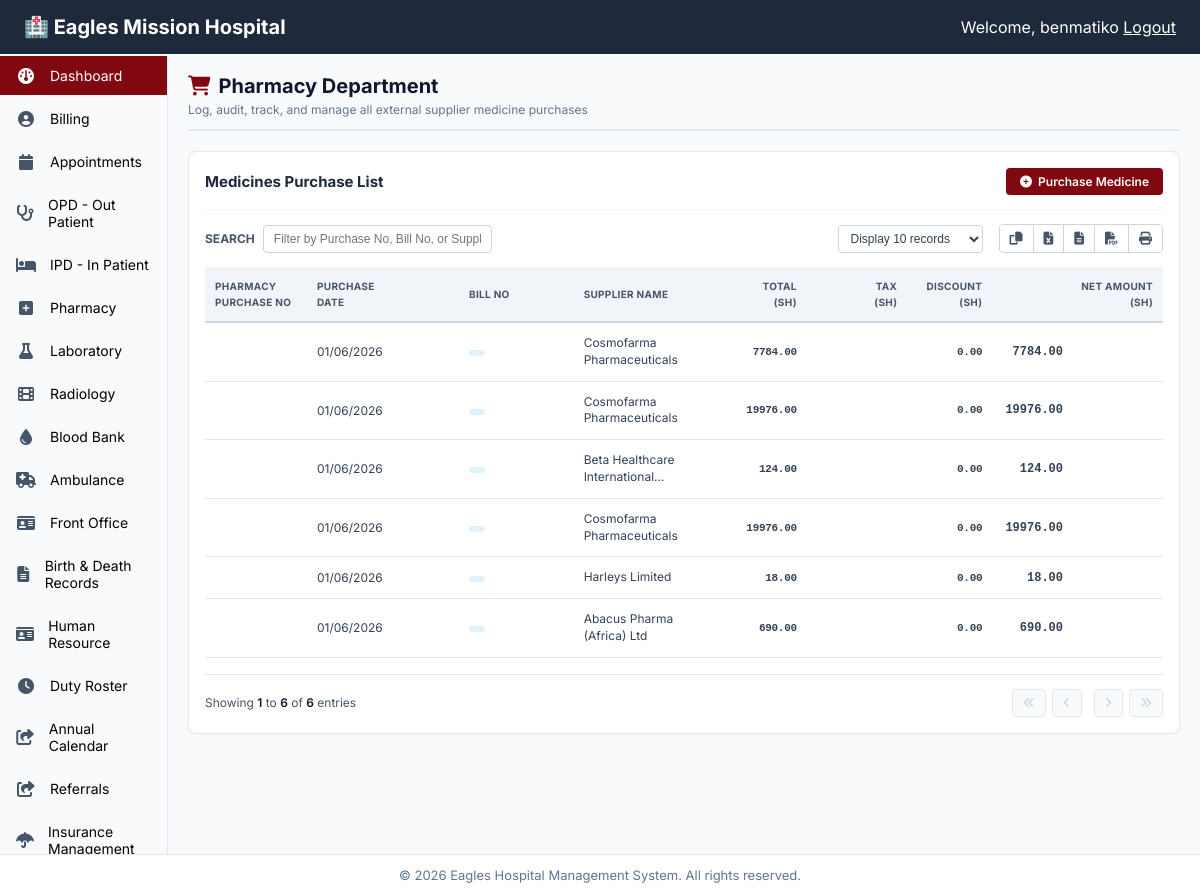
Page /pharmacy/medicines/purchase/ (signed in) on the committed database.
### pharmacy/models.py (models this page shows, shortened)
class Purchase(models.Model):
    purchase_no = models.CharField(max_length=100, unique=True, editable=False)
    supplier = models.ForeignKey(Supplier, on_delete=models.PROTECT)
    purchase_date = models.DateTimeField(default=timezone.now)
    total_amount = models.DecimalField(max_digits=12, decimal_places=2)
    discount_amount = models.DecimalField(max_digits=12, decimal_places=2, default=0.00)
    tax_summary = models.DecimalField(max_digits=12, decimal_places=2, default=0.00)
    net_amount = models.DecimalField(max_digits=12, decimal_places=2)
    payment_mode = models.CharField(max_length=50, choices=[('Cash', 'Cash'), ('M-Pesa', 'M-Pesa'), ('Bank', 'Bank')])
    payment_amount = models.DecimalField(max_digits=12, decimal_places=2, default=0.00)
    payment_note = models.CharField(max_length=255, blank=True, null=True)
    purchase_note = models.TextField(blank=True, null=True)
    document_attachment = models.FileField(upload_to='pharmacy/purchases/', blank=True, null=True)

class Supplier(models.Model):
    name = models.CharField(max_length=150, unique=True)
    contact_person = models.CharField(max_length=100, blank=True, null=True)
    phone_number = models.CharField(max_length=15, blank=True, null=True)
    email = models.EmailField(blank=True, null=True)
    location = models.CharField(max_length=200, blank=True, null=True) # e.g., Nairobi, Industrial Area
    is_active = models.BooleanField(default=True)

### pharmacy/views.py (the view)
# urls.py: path('medicines/purchase/', views.purchase_medicines_ledger, name='purchasemedicines'),
@login_required
def purchase_medicines_ledger(request):
    purchases = Purchase.objects.select_related('supplier').all().order_by('-purchase_date', '-id')
    context = {'purchases': purchases}
    return render(request, 'pharmacy/purchasemedicines.html', context)

### pharmacy/templates/pharmacy/purchasemedicines.html (shortened to what this page needs)
{% extends "base.html" %}
{% block content %}
<div class="pharmacy-container-layout template-fullwidth-override">
  <div class="pharmacy-panel-header">
    <div class="panel-title-group">
      <h1><i class="fa fa-shopping-cart"></i> Pharmacy Department</h1>
      <p class="panel-subtitle">Log, audit, track, and manage all external supplier medicine purchases</p>
    </div>
  </div>
  <div class="pharmacy-billing-section">
    <div class="ledger-action-row">
      <h2>Medicines Purchase List</h2>
      <div class="ledger-btn-group">
        <a href="{% url 'pharmacy:purchasemedicinesbuy' %}" class="btn-hms-primary">
          <i class="fa fa-plus-circle"></i> Purchase Medicine
        </a>
      </div>
    </div>
    <div class="ledger-utility-row">
      <div class="search-wrapper-block">
        <label for="ledgerSearch">Search</label>
        <input type="text" id="ledgerSearch" class="search-input-field" placeholder="Filter by Purchase No, Bill No, or Supplier...">
      </div>
      <div class="export-pagination-group">
        <select class="entries-dropdown-select" aria-label="Records display pagination configuration">
          <option value="10">Display 10 records</option>
        </select>
        <div class="export-icon-buttons-container">
          <button type="button" class="btn-export-icon" title="Copy Table Data"><i class="fa fa-copy"></i></button>
          <button type="button" class="btn-export-icon" title="Export to Excel"><i class="fa fa-file-excel-o"></i></button>
          <button type="button" class="btn-export-icon" title="Export to CSV"><i class="fa fa-file-text-o"></i></button>
          <button type="button" class="btn-export-icon" title="Export to PDF"><i class="fa fa-file-pdf-o"></i></button>
          <button type="button" class="btn-export-icon" title="Print Table"><i class="fa fa-print"></i></button>
        </div>
      </div>
    </div>
    <div class="table-fixed-container containment-fullwidth">
      <table class="hms-table hms-purchase-table table-element-fullwidth">
        <thead>
          <tr>
            <th class="col-purchase-no">Pharmacy<br>Purchase No</th>
            <th class="col-purchase-date">Purchase<br>Date</th>
            <th class="col-bill-no">Bill No</th>
            <th class="col-supplier">Supplier Name</th>
            <th class="col-total text-right">Total<br>(sh)</th>
            <th class="col-tax text-right">Tax<br>(sh)</th>
            <th class="col-discount text-right">Discount<br>(sh)</th>
            <th class="col-net text-right">Net Amount<br>(sh)</th>
          </tr>
        </thead>
        <tbody>
          {% for purchase in purchases %}
          <tr>
            <td class="purchase-number-cell"><strong>{{ purchase.purchase_number }}</strong></td>
            <td>{{ purchase.purchase_date|date:"d/m/Y" }}</td>
            <td><span class="badge-bill">{{ purchase.supplier_bill_number }}</span></td>
            <td class="supplier-name-cell" title="{{ purchase.supplier.name }}">{{ purchase.supplier.name|truncatechars:30 }}</td>
            <td class="text-right qty-bold financial-digits">{{ purchase.total_amount|floatformat:2 }}</td>
            <td class="text-right qty-bold financial-digits">{{ purchase.tax_amount|floatformat:2 }}</td>
            <td class="text-right qty-bold financial-digits">{{ purchase.discount_amount|floatformat:2 }}</td>
            <td class="text-right financial-digits-bold balance-cell">
              {{ purchase.net_amount|floatformat:2 }}
            </td>
          </tr>
          {% empty %}
          <tr>
            <td colspan="8" class="empty-table-placeholder">
              <i class="fa fa-info-circle"></i> No medical supply purchase histories found in the database.
            </td>
          </tr>
          {% endfor %}
        </tbody>
      </table>
    </div>
    <div class="ledger-pagination-row">
      <div class="pagination-counter-info">
        Showing <strong>{{ purchases.start_index|default:1 }}</strong> to <strong>{{ purchases.end_index|default:purchases.count }}</strong> of <strong>{{ purchases.count }}</strong> entries
      </div>
      <div class="pagination-nav-controls">
        {% if purchases.has_previous %}
          <a href="?page=1" class="btn-page-nav" title="First Page"><i class="fa fa-angle-double-left"></i></a>
          <a href="?page={{ purchases.previous_page_number }}" class="btn-page-nav" title="Previous Page"><i class="fa fa-angle-left"></i></a>
        {% else %}
          <button type="button" class="btn-page-nav" disabled><i class="fa fa-angle-double-left"></i></button>
          <button type="button" class="btn-page-nav" disabled><i class="fa fa-angle-left"></i></button>
        {% endif %}
        {% if purchases.has_next %}
          <a href="?page={{ purchases.next_page_number }}" class="btn-page-nav" title="Next Page"><i class="fa fa-angle-right"></i></a>
          <a href="?page={{ purchases.paginator.num_pages }}" class="btn-page-nav" title="Last Page"><i class="fa fa-angle-double-right"></i></a>
        {% else %}
          <button type="button" class="btn-page-nav" disabled><i class="fa fa-angle-right"></i></button>
          <button type="button" class="btn-page-nav" disabled><i class="fa fa-angle-double-right"></i></button>
        {% endif %}
      </div>
    </div>
  </div>
</div>
{% endblock %}

### templates/base.html (shortened to what this page needs)
{% load static %}
<!DOCTYPE html>
<html lang="en">
<head>
    <link rel="stylesheet" href="https://cdnjs.cloudflare.com/ajax/libs/font-awesome/4.7.0/css/font-awesome.min.css">
    <link rel="stylesheet" href="https://cdnjs.cloudflare.com/ajax/libs/font-awesome/6.4.0/css/all.min.css">
    <link rel="stylesheet" href="{% static 'css/styles.css' %}">
</head>
<body>
    <div class="grid">
        <div class="header">
            <div class="logo">
                <a href="" style="color: white; text-decoration: none; font-size: 20px; font-weight: bold;">🏥 Eagles Mission Hospital</a>
            </div>
            {% if request.user.is_authenticated %}
                <div class="user-info">
                    <span>Welcome, {{ request.user.first_name|default:request.user.username }}</span>
                    <a href="{% url 'accounts:logout' %}" style="color: white;">Logout</a>
                </div>
            {% endif %}
        </div>
        {% include "sidebar.html" %}
        <main class="content">
            {% block content %}
            {% endblock %}
        </main>
        <div class="footer">
            &copy; {% now "Y" %} Eagles Hospital Management System. All rights reserved.
        </div>
    </div>
</body>
</html>

### rows in the picture
Purchase: purchase_date "01/06/2026", supplier.name "Cosmofarma Pharmaceuticals", total_amount "7784.00", discount_amount "0.00", net_amount "7784.00"
Purchase: purchase_date "01/06/2026", supplier.name "Cosmofarma Pharmaceuticals", total_amount "19976.00", discount_amount "0.00", net_amount "19976.00"
Purchase: purchase_date "01/06/2026", supplier.name "Beta Healthcare International…", total_amount "124.00", discount_amount "0.00", net_amount "124.00"
Purchase: purchase_date "01/06/2026", supplier.name "Cosmofarma Pharmaceuticals", total_amount "19976.00", discount_amount "0.00", net_amount "19976.00"
Purchase: purchase_date "01/06/2026", supplier.name "Harleys Limited", total_amount "18.00", discount_amount "0.00", net_amount "18.00"
Purchase: purchase_date "01/06/2026", supplier.name "Abacus Pharma (Africa) Ltd", total_amount "690.00", discount_amount "0.00", net_amount "690.00"

### other values in the picture
{{ request.user.first_name|default:request.user.username }} "benmatiko"
{{ purchases.start_index|default:1 }} "1"
{{ purchases.end_index|default:purchases.count }} "6"
{{ purchases.count }} "6"
